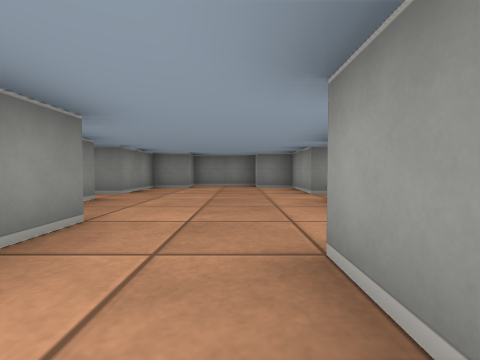
View 1 (above)

16 first-person views from a walk through a cub3D level. The camera is about half as high as the walls, tilts 2° down and sees 85° across. The floor is counted in squares. Each view is taken from the middle of a square. On the plan, view 1 faces up. The plan holds only what a view shows up to about 9 squares ahead; the rest is blank.

View 2
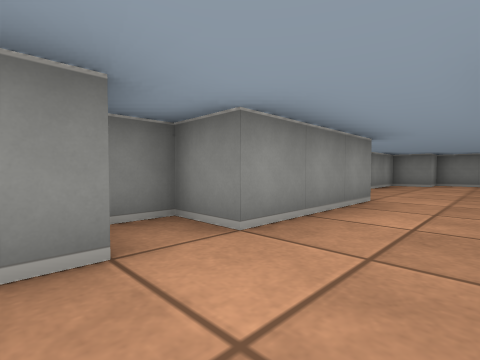

View 3
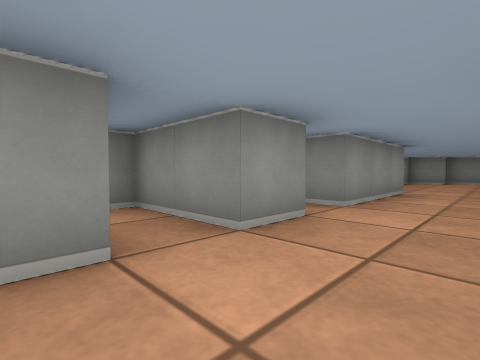

View 4
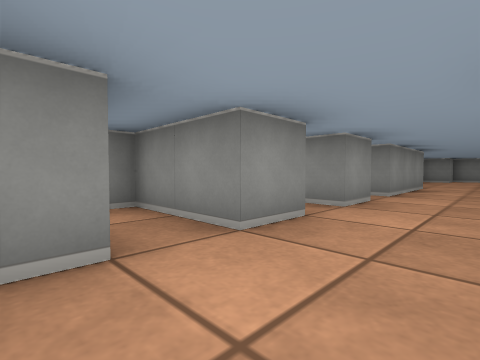

View 5
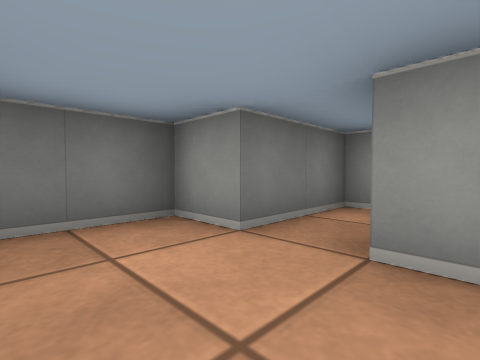

View 6
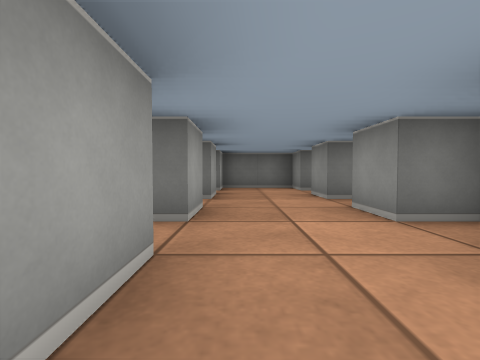

View 7
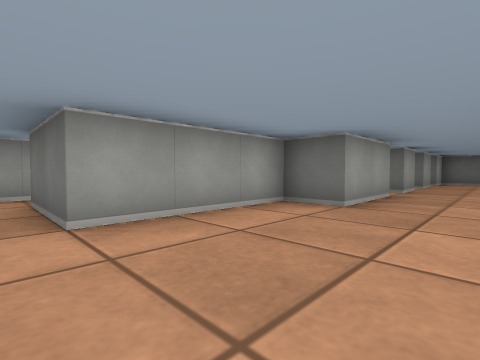

View 8
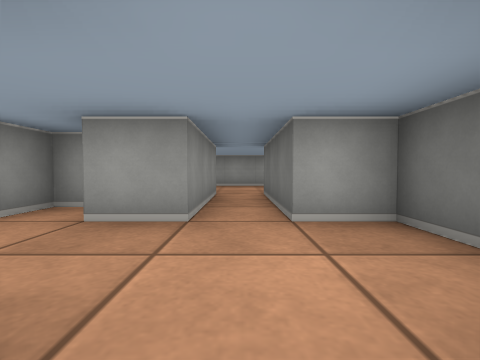

View 9
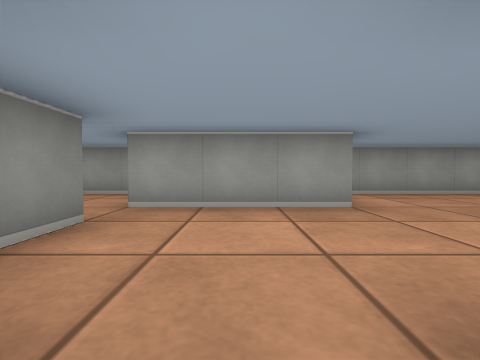

View 10
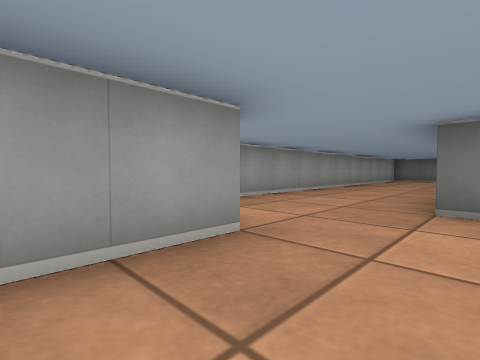

View 11
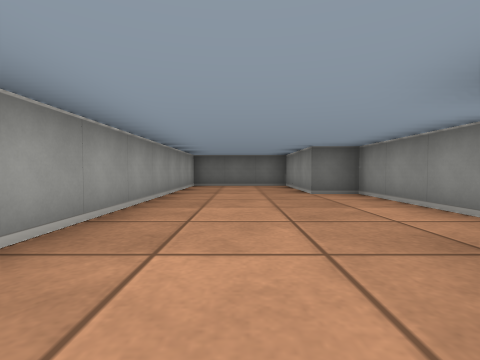

View 12
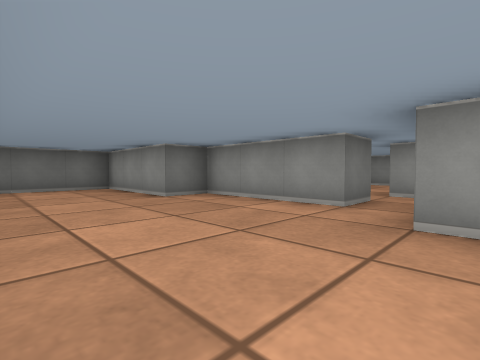

View 13
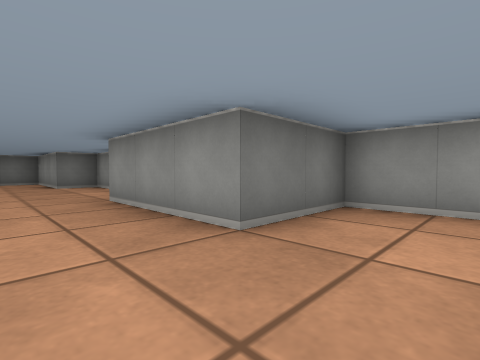

View 14
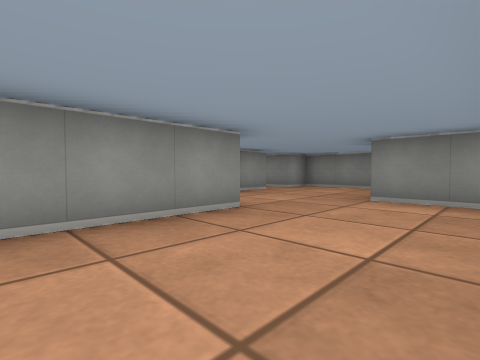

View 15
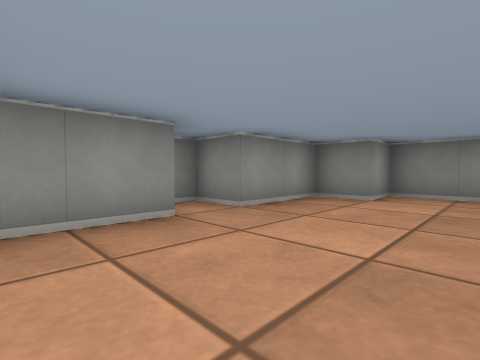

View 16
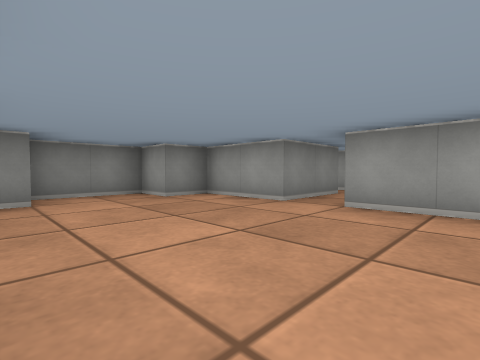

### Floor plan
Points are (right, up) in squares from view 1. A wall is a line through its corners. A room is listed if a view was taken in it or the views show most of it. See-through windows are left out.
Room 1 (views 1, 6, 7, 15, 16)
walls: (-1.5, 2.6) (-1.5, -0.5) (-2.5, -0.5) (-2.5, -1.5) (-1.5, -1.5); (-2.5, 4.6) (-2.5, 3); (1.5, 5.5) (1.5, 7.5) (0.5, 7.5) (0.5, 8.5) (-1.5, 8.5) (-1.5, 7.5) (-2.5, 7.5) (-2.5, 5.5) (-3.5, 5.5) (-3.5, 5); (0.5, -0.5) (0.5, 1.5) (1.5, 1.5) (1.5, 4.5); (0.5, -1.5) (0.9, -1.5)
ways out: opening at (-0.5, -2) to room 2; opening at (2.5, 5)
Room 2 (views 2, 3, 5)
walls: (-2, -3.5) (-1.5, -3.5) (-1.5, -4.5); (-1.5, -1.5) (-1.5, -2.5) (-3.5, -2.5) (-3.5, -2.9); (0.5, -4.5) (0.5, -3.5); (1.5, -3) (1.5, -2.5) (0.5, -2.5) (0.5, -1.5)
ways out: opening at (-0.5, -2) to room 1; opening at (-0.5, -4) to room 3
Room 3 (views 4, 8)
walls: (-1.5, -4.5) (-3.5, -4.5) (-3.5, -5.5) (-1.5, -5.5) (-1.5, -6.5) (0.5, -6.5) (0.5, -5.5)
ways out: opening at (-0.5, -4) to room 2; opening at (1, -5) to room 4
Room 4 (views 9, 10, 11, 12, 13, 14)
walls: (3.4, -12.5) (4.5, -12.5) (4.5, -15.5) (5.5, -15.5) (5.5, -18.5) (8.5, -18.5) (8.5, -7.2); (7.9, -6.5) (6.5, -6.5) (6.5, -3.5); (5.5, -3.5) (3.5, -3.5) (3.5, -4.5) (0.5, -4.5); (0.5, -5.5) (3.5, -5.5) (3.5, -8.5) (5.5, -8.5) (5.5, -11.5)
ways out: opening at (1, -5) to room 3; opening at (4, -12); opening at (6, -3)

Where each view was taken, in squares from view 1:
view 1: 0 up, 0 right, facing up
view 2: 2 down, 0 right, facing up-left
view 3: 4 down, 0 right, facing up-left
view 4: 6 down, 0 right, facing up-left
view 5: 4 down, 0 right, facing down-left
view 6: 1 up, 0 right, facing down
view 7: 5 up, 1 left, facing down-right
view 8: 5 down, 2 left, facing right
view 9: 5 down, 3 right, facing right
view 10: 5 down, 5 right, facing down-right
view 11: 10 down, 7 right, facing down
view 12: 11 down, 8 right, facing down-left
view 13: 7 down, 7 right, facing down-left
view 14: 11 down, 8 right, facing up-left
view 15: 3 up, 0 right, facing up-left
view 16: 3 up, 2 left, facing up-right
